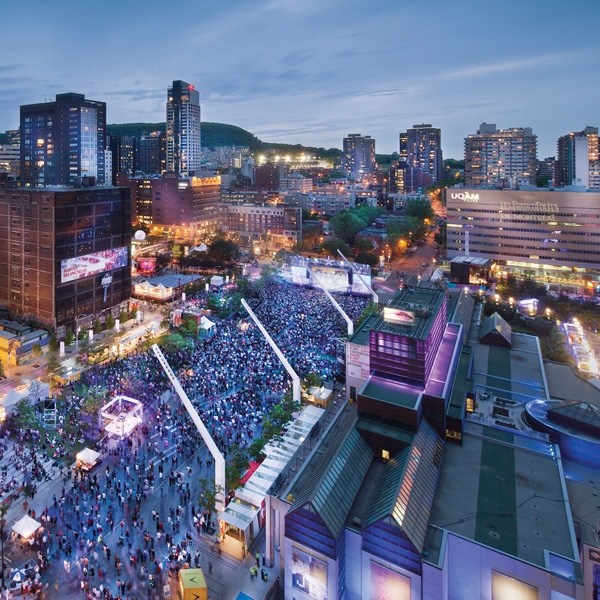
#> input picture tp1_ex1.jpg, 600 x 600 px, found by its file name
$ jupyter execute --allow-errors Low_Level_Vision.ipynb   (shell and % lines are left out)   (text cells are left out)
#> lines starting #> are read from the running program, lines starting #| are printed output that depends on the picture; pictures that were not available may be replaced by others from this repository, and a replacement may not be noted
[cell 1]
from google.colab import drive
drive.mount('/content/drive')

[cell 2]
import imageio as imgio
import matplotlib.pyplot as plt

# Import and display the original image with infos
img = imgio.imread('/content/drive/MyDrive/Low_Level_Vision/data/tp1_ex1.jpg')
#> img is the input picture: shape (600, 600, 3); mean R, G, B 96.3, 105, 132.3
print(img.shape)
#| (600, 600, 3)
plt.figure(dpi=100); plt.imshow(img);

[cell 3]
import numpy as np

srcArray = np.array(img, dtype=np.uint8)

# initialize grayscale downsampled array
dsArray = colored = np.zeros((600,600), dtype=np.uint8)

# initialize colorized downsampled array
colored = np.zeros((600,600, 3), dtype=np.uint8)

# Red
colored[::2, 1::2, 0] = dsArray[::2, 1::2] = srcArray[::2, 1::2, 0]

# Green
colored[::2, ::2, 1] = dsArray[::2, ::2] = srcArray[::2, ::2, 1]
colored[1::2, 1::2, 1] = dsArray[1::2, 1::2] = srcArray[1::2, 1::2, 1]
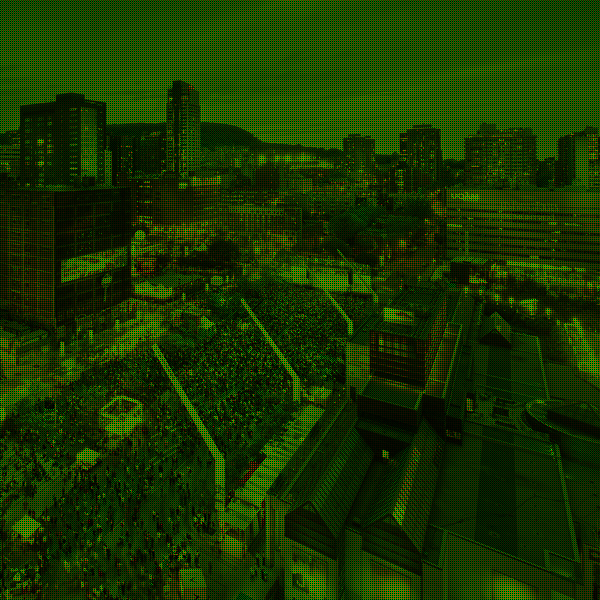
#> colored: shape (600, 600, 3); mean R, G, B 24.1, 52.5, 0
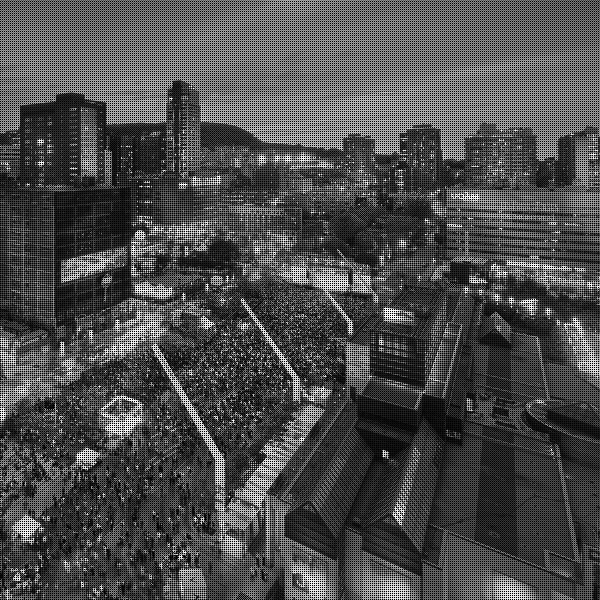
#> dsArray: shape (600, 600); min 0, max 255, mean 76.6

# Blue
colored[1::2, ::2, 2] = dsArray[1::2, ::2] = srcArray[1::2, ::2, 2]
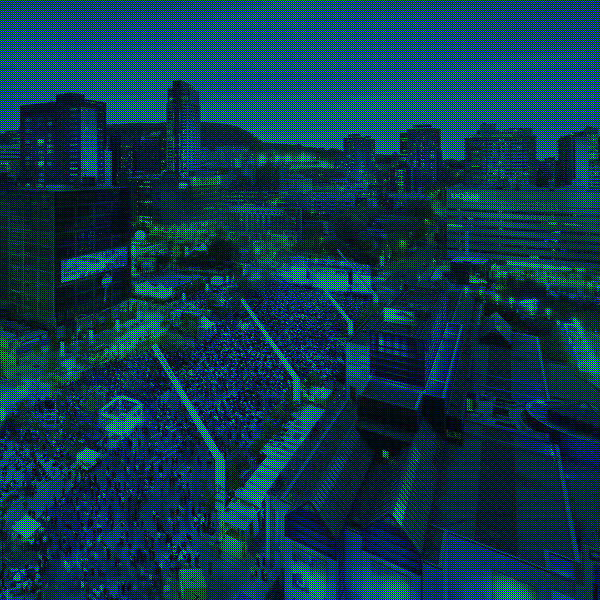
#> colored: shape (600, 600, 3); mean R, G, B 24.1, 52.5, 33
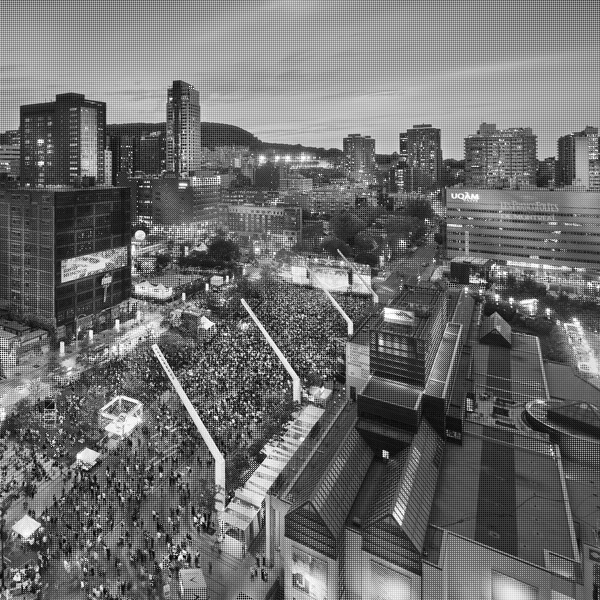
#> dsArray: shape (600, 600); min 0, max 255, mean 109.6

# Display
plt.figure(dpi=100)
plt.subplot(121); plt.imshow(colored); plt.title('New image')
plt.subplot(122); plt.imshow(colored[250:300, 250:300], ); plt.title('colored zoom of new image')
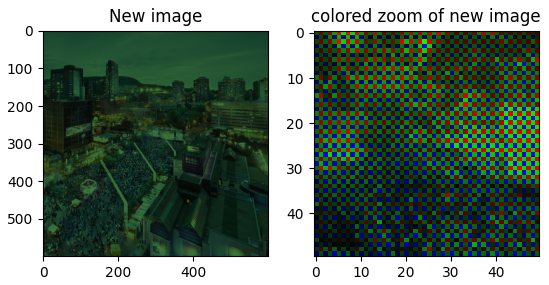
#> figure drawn by matplotlib, 2 panels

[cell 4]
import cv2

# Demosaicing
debayering = cv2.demosaicing(dsArray, cv2.COLOR_BayerGR2BGR)

# display
plt.figure(dpi=100)
plt.imshow(debayering)

[cell 5]
plt.figure(dpi=100)

plt.subplot(131); plt.imshow(img); plt.title('initiale')

plt.subplot(132); plt.imshow(debayering); plt.title('finale')

plt.subplot(133); plt.imshow(debayering - img); plt.title('difference')
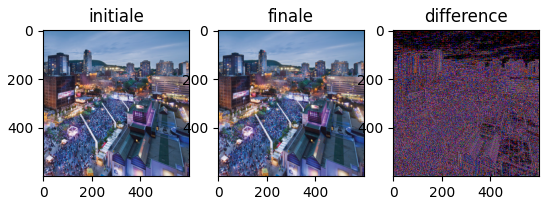
#> figure drawn by matplotlib, 3 panels

[cell 6]
from scipy.fft import fft2, ifft2, fftshift, ifftshift

# display size
plt.figure(dpi=100)

# Sinusoidal grating
x = np.arange(-100, 101, 1)
X, Y = np.meshgrid(x, x)
wavelength = 12
angle = np.pi/6
grating = np.sin(2*np.pi*(X*np.cos(angle) + Y*np.sin(angle)) / wavelength)
plt.subplot(121)
plt.imshow(grating, cmap='gray'); plt.title("Grating")

# Fourier transform of grating
ft = fftshift(fft2(ifftshift(grating)))
plt.subplot(122)
plt.imshow(np.abs(ft), cmap='gray'); plt.title("Fourier")

# coordinate
point = np.where(ft==255)
print(point)
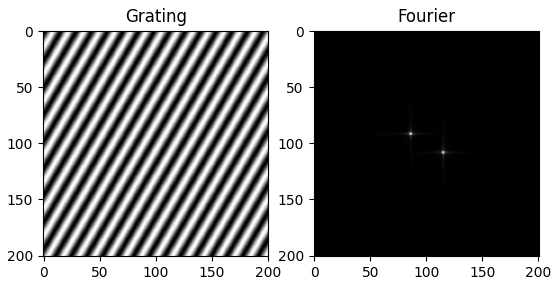
#> figure drawn by matplotlib, 2 panels

[cell 7]
# Importer image
img2 = (imgio.imread('/content/drive/MyDrive/Low_Level_Vision/data/tp1_ex2.tif').astype(float))/255
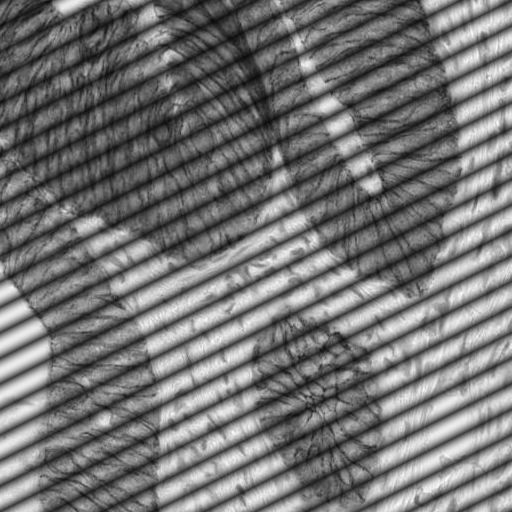
#> input picture tp1_ex2.tiff, 512 x 512 px, given in place of tp1_ex2.tif, which was not available
#> img2: shape (512, 512) float64; min 0.0448, max 0.996, mean 0.458

plt.figure(dpi=100); plt.imshow(img2, cmap='gray');

[cell 8]
# Fourier
fourier = fftshift(fft2(img2))

# Amplitude et log
amplitude = np.sqrt((fourier.real)**2 + (fourier.imag)**2)
logAmplitude = np.log(amplitude)
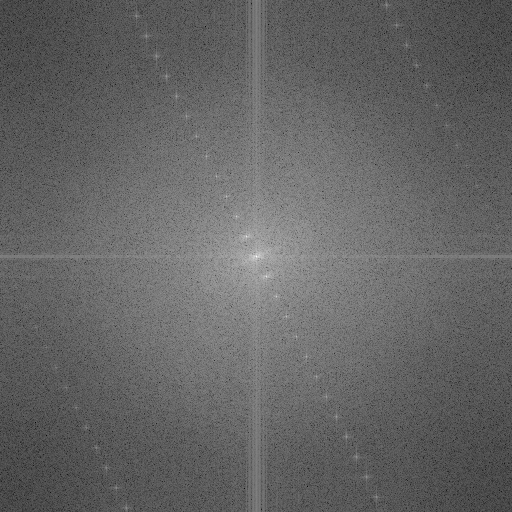
#> logAmplitude: shape (512, 512) float64; min -4.57, max 11.69, mean 1.87; drawn with min black and max white

# phase
phase = np.arctan(fourier.imag/fourier.real)
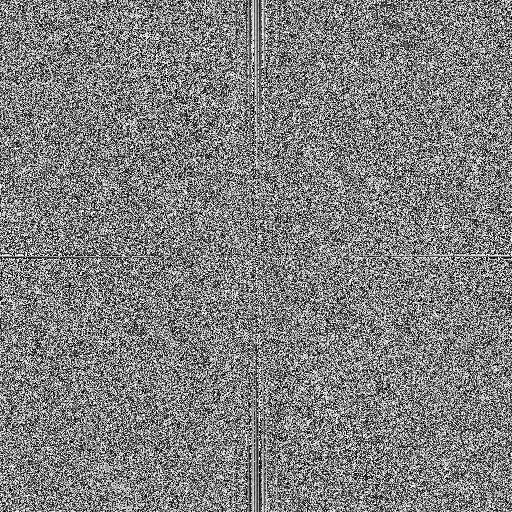
#> phase: shape (512, 512) float64; min -1.57, max 1.57, mean -2.17e-19; drawn with min black and max white

# display
plt.figure(dpi=100)
plt.subplot(121); plt.imshow(logAmplitude); plt.title('Log Amplitude')
plt.subplot(122); plt.imshow(phase); plt.title('Phase')
